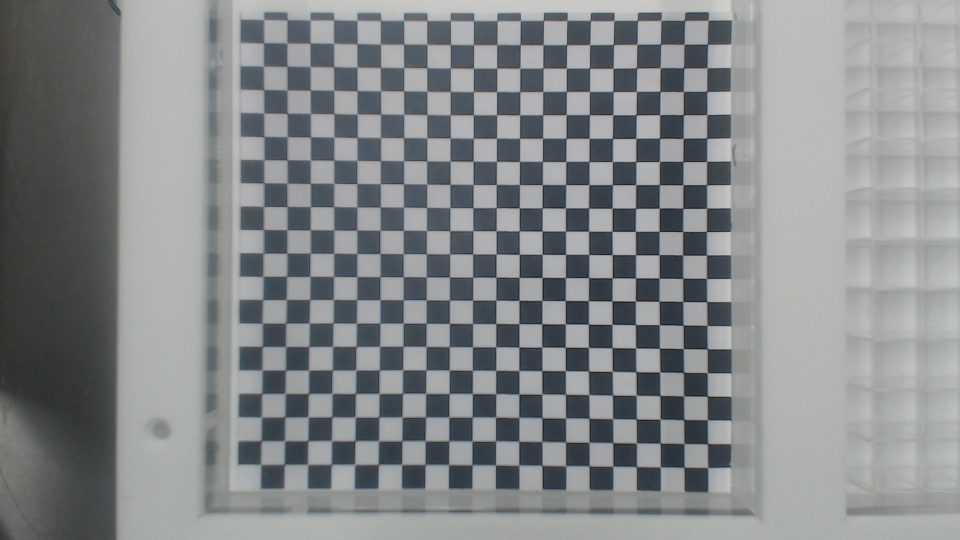
#> input picture camera_callibration/data/WIN_20221205_17_47_25_Pro.jpg, 1920 x 1080 px (shown at 1/2 size); its folder holds only this picture in this run
$ python test_callibration.py
#> lines starting #> are read from the running program, lines starting #| are printed output that depends on the picture; long printed decimals are rounded
import cv2
import glob
import numpy as np
import pickle
import os

# 棋盘规格
BOARD_RAW = 17
BOARD_COL = 19

# 图片保存路径
IMG_SAVE_PATH = "C:/Users/User/Desktop/Cheng_Yu/control_code/transplant_system_cheng_yu/camera_callibration/data/"
IMG_RESULT_PATH = "C:/Users/User/Desktop/Cheng_Yu/control_code/transplant_system_cheng_yu/camera_callibration/data/"

if __name__ == '__main__':
    obj_p = np.zeros((BOARD_RAW*BOARD_COL, 3), np.float32)

    # np.mgrid[0:raw, 0:col]的shape为(2, 19, 13)转置后为(13, 19, 2)，reshape后为(13*19, 2)
    # obj_p[:, :2]===>obj_p[:, 0] and obj_p[:, 1]
    obj_p[:, :2] = np.mgrid[0:BOARD_RAW, 0:BOARD_COL].T.reshape(-1, 2)
    # print('obj_p:', obj_p)

    obj_points = []
    img_points = []

    images = glob.glob(IMG_SAVE_PATH + '*.jpg')
    cv2.namedWindow("img", 0)
    # cv2.resizeWindow("img", 960, 540)

    for i, name in enumerate(images):
        print('name:', name)
        img = cv2.imread(name)
#> img is the input picture: shape (1080, 1920, 3); mean B, G, R 137.6, 136.5, 132.9
        img = img[50:-200, 500:-500]
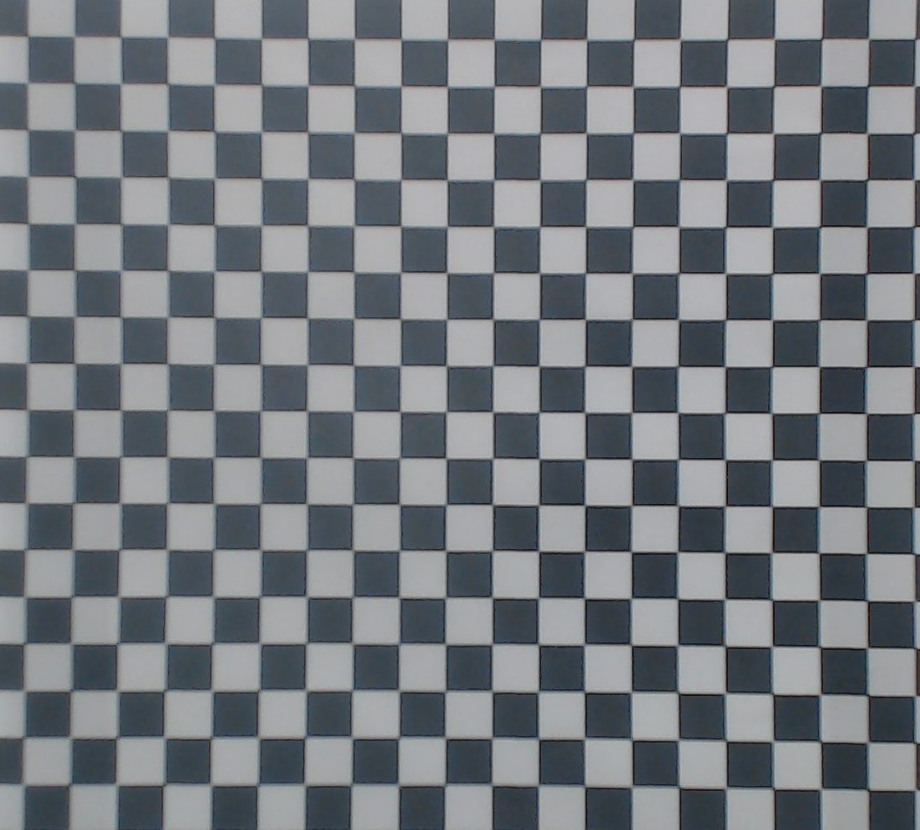
#> img: shape (830, 920, 3); mean B, G, R 126, 120.7, 116
        cv2.imwrite('C:/Users/User/Desktop/Cheng_Yu/control_code/transplant_system_cheng_yu/camera_callibration/data/test.jpg', img)
        gray = cv2.cvtColor(img, cv2.COLOR_BGR2GRAY)
        cv2.imshow('img', img)
        cv2.waitKey(500)

        # 寻找角点
        ret, corners = cv2.findChessboardCorners(gray, (BOARD_RAW, BOARD_COL), None)
#> ret = True; corners = 323 rows, first 8: [868.4, 38.73], [867.1, 86.62], [867, 133.7], [868, 180.2], [866.4, 227.1], [865.9, 273.9], [867, 320.4], [866.4, 366.8]
        # print(type(corners), corners)
        criteria = (cv2.TERM_CRITERIA_EPS + cv2.TERM_CRITERIA_MAX_ITER, 30, 0.001)
        sub_corners = cv2.cornerSubPix(gray, corners, (11, 11), (-1, -1), criteria)
#> sub_corners = 323 rows, first 8: [868.5, 39.01], [867.7, 86.26], [867.1, 133.5], [867.2, 179.7], [866.7, 226.9], [866.4, 273.5], [866.4, 320], [866.1, 366.9]

        obj_points.append(obj_p)
        img_points.append(sub_corners)

        img = cv2.drawChessboardCorners(gray, (BOARD_RAW, BOARD_COL), sub_corners, ret)
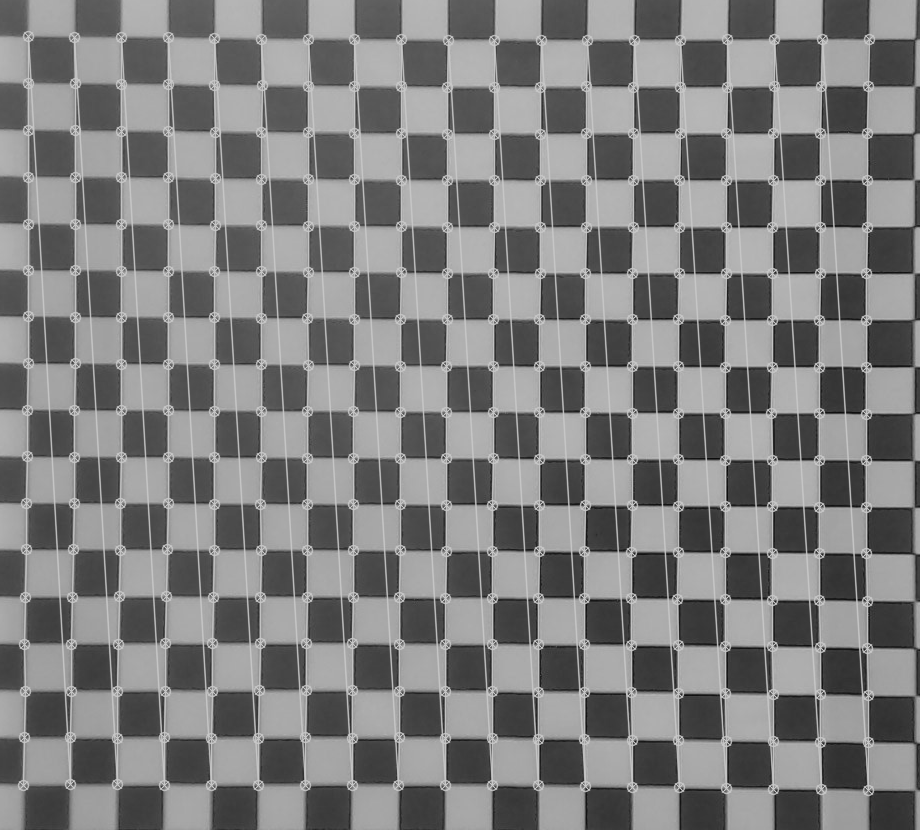
#> img: shape (830, 920); min 10, max 200, mean 125.6
        cv2.imshow('img', img)
        cv2.imwrite('C:/Users/User/Desktop/Cheng_Yu/control_code/transplant_system_cheng_yu/camera_callibration/data/output.jpg', img)
        cv2.waitKey(500)

    # 标定结果：相机的内参数矩阵，畸变系数，旋转矩阵和平移向量
    ret, mtx, dist, rvecs, tvecs = cv2.calibrateCamera(obj_points, img_points, gray.shape[::-1], None, None)
#> ret = 0.401; mtx = [[8993.4, 0, 500.7], [0, 9023.8, 437], [0, 0, 1]]; dist = [[4.92, -399.4, -0.0022, 0.0326, -2.77]]; rvecs = ([-0.076, 0.0482, 1.57],); tvecs = ([7.84, -8.48, 195.1],)
    print('ret:', ret)
#| ret: 0.4013
    print('mtx:', mtx)
#| mtx: [[8.99338508e+03 0.00000000e+00 5.00730946e+02]
#|  [0.00000000e+00 9.02383769e+03 4.36999645e+02]
#|  [0.00000000e+00 0.00000000e+00 1.00000000e+00]]
    print('dist:', dist)
#| dist: [[ 4.91763306e+00 -3.99431317e+02 -2.19633302e-03  3.25890804e-02
#|   -2.76582135e+00]]
    print('rvecs:', rvecs)
#| rvecs: (array([[-0.07601],
#|        [ 0.04823],
#|        [ 1.574]]),)
    print('tvecs:', tvecs)
#| tvecs: (array([[  7.843],
#|        [ -8.479],
#|        [195.143]]),)

    # 保存参数
    cal_parameter = {'ret': ret, 'mtx': mtx, 'dist': dist, 'rvecs': rvecs, 'tvecs': tvecs}
#> cal_parameter = {'ret': 0.401, 'mtx': [[8993.4, 0, 500.7], [0, 9023.8, 437], [0, 0, 1]], 'dist': [[4.92, -399.4, -0.0022, 0.0326, -2.77]], 'rvecs': ([-0.076, 0.0482, 1.57],), 'tvecs': ([7.84, -8.48, 195.1],)}
    pickle.dump(cal_parameter, open("parameter", "wb"), 0)
    print("Save successfully!")
